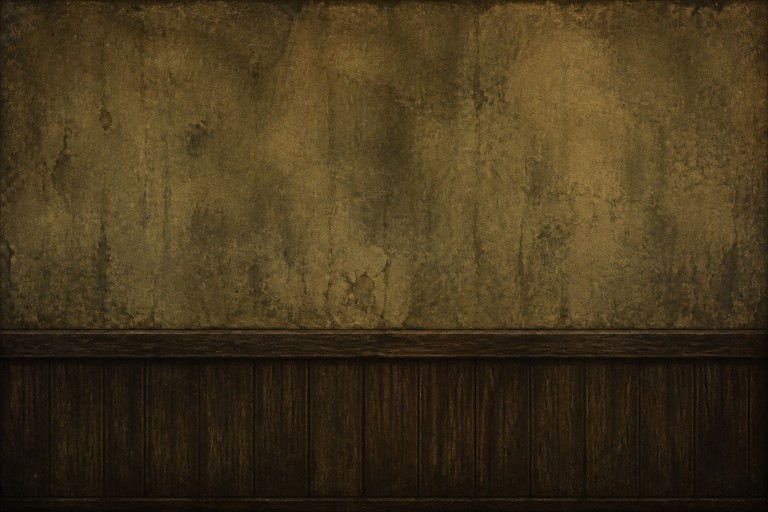
#> input picture ArtSource/Generated/Office/BGEECrampedV09/wall_material_source_v09.png, 1536 x 1024 px (shown at 1/2 size)
$ python -i generate_office_cramped_bgee_v09.py   (imports and definitions only)
#> lines starting #> are read from the running program, lines starting #| are printed output that depends on the picture
"""Build the reference-locked V09 cramped detective-office architecture.

Image generation supplies only flat material sources.  Every floor, wall and
door-frame pixel is projected here so a generative pass cannot change the
camera, invent another room, or move the sole entrance.
"""

from __future__ import annotations

import json
from pathlib import Path

import numpy as np
from PIL import Image, ImageDraw, ImageFilter

import office_room_plan as rp


ROOT = Path(__file__).resolve().parents[2]
SOURCE = ROOT / "ArtSource/Generated/Office/BGEECrampedV09"
OUT = SOURCE / "office_cramped_plate_v09.png"
GRAYBOX = SOURCE / "office_cramped_graybox_v09.png"
ARCHITECTURE_MASK = SOURCE / "office_cramped_architecture_mask_v09.png"
METRICS = SOURCE / "office_cramped_metrics_v09.json"
GEOMETRY = SOURCE / "office_v09_geometry.json"
FLOOR_SOURCE = SOURCE / "floor_material_source_v09.png"
WALL_SOURCE = SOURCE / "wall_material_source_v09.png"

# [1 line that did not run here, left out]
DOOR_CENTER_A = 0.180
# [1 line that did not run here, left out]
# [1 line that did not run here, left out]
# [1 line that did not run here, left out]
# [1 line that did not run here, left out]
# [1 line that did not run here, left out]


def _soft_source(path: Path, width: int = 640) -> np.ndarray:
#> called with width = 640
    image = Image.open(path).convert("RGB")
#> image is the input picture: PIL image 1536x1024 RGB; mean R, G, B 69.7, 55.1, 28.7
    height = max(1, round(image.height * width / image.width))
#> height = 427
    image = image.resize((width, height), Image.Resampling.LANCZOS)
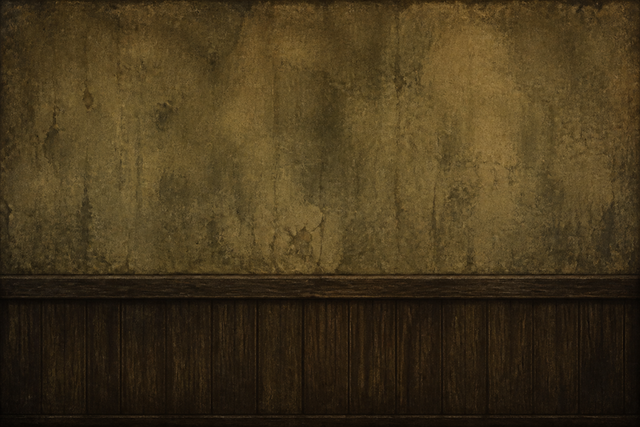
#> image: PIL image 640x427 RGB; mean R, G, B 69.7, 55.1, 28.7
    image = image.filter(ImageFilter.GaussianBlur(0.35))
    return np.asarray(image, dtype=np.float32)


def _mirror(value: np.ndarray) -> np.ndarray:
    phase = np.mod(value, 2.0)
    return np.where(phase <= 1.0, phase, 2.0 - phase)


# [222 lines left out: functions _bilinear, _plan_arrays, _paint_floor, _paint_wall, _draw_floor_seams, _cutaway_segment and 4 more, not called in this run]


# [2 lines not run here, left out]

>>> result = _soft_source('../Generated/Office/BGEECrampedV09/wall_material_source_v09.png')

$ run again, on ArtSource/Generated/UI/Dialogue/dialogue_outer_frame_overlay_v09_edit_from_gen.jpg
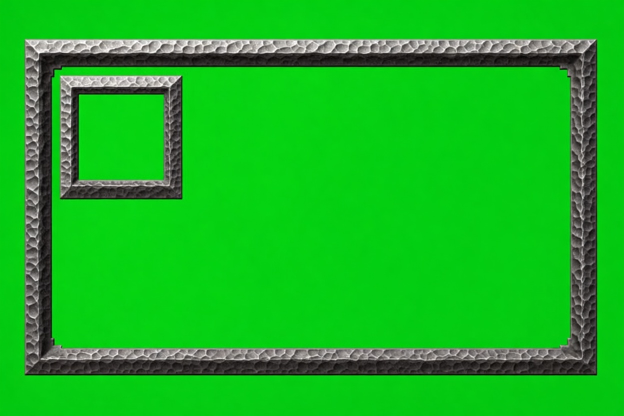
#> input picture ArtSource/Generated/UI/Dialogue/dialogue_outer_frame_overlay_v09_edit_from_gen.jpg, 1248 x 832 px (shown at 1/2 size)
#> in _soft_source, image is the input picture: PIL image 1248x832 RGB; mean R, G, B 22.4, 181.7, 31.7
#> in _soft_source, `image = image.resize((width, height), Image.Resampling.LANCZOS)`:
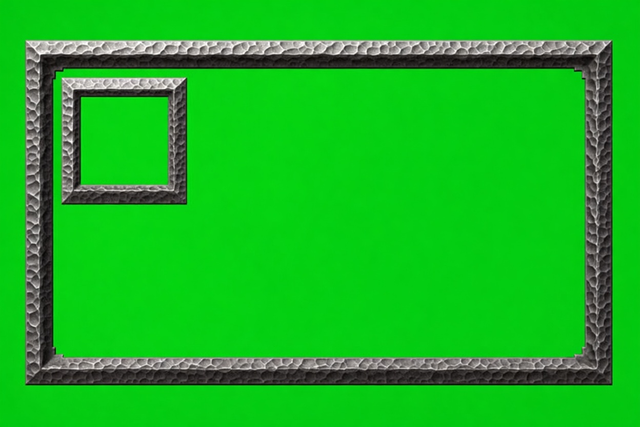
#> image: PIL image 640x427 RGB; mean R, G, B 22.4, 181.7, 31.7

$ run again, on ArtSource/Generated/Areas/city_civic_records.lm_review.png
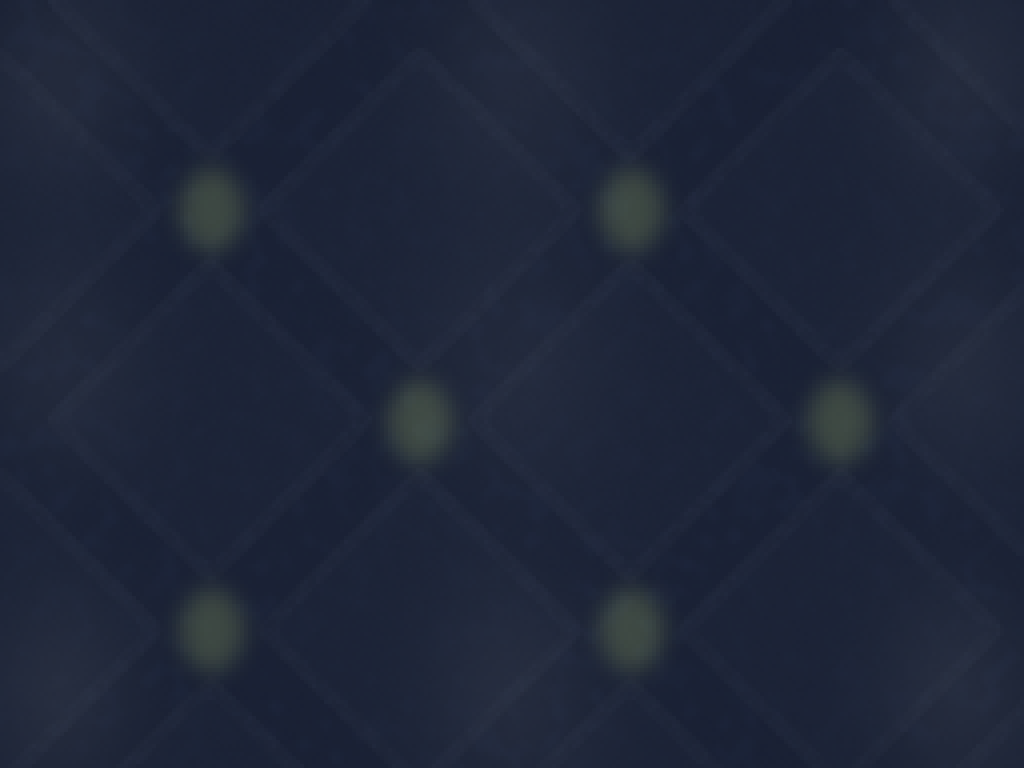
#> input picture ArtSource/Generated/Areas/city_civic_records.lm_review.png, 1024 x 768 px
#> in _soft_source, image is the input picture: PIL image 1024x768 RGB; mean R, G, B 31.2, 38.6, 57.1
#> image: PIL image 640x480 RGB
#> in _soft_source, `return np.asarray(image, dtype=np.float32)`:
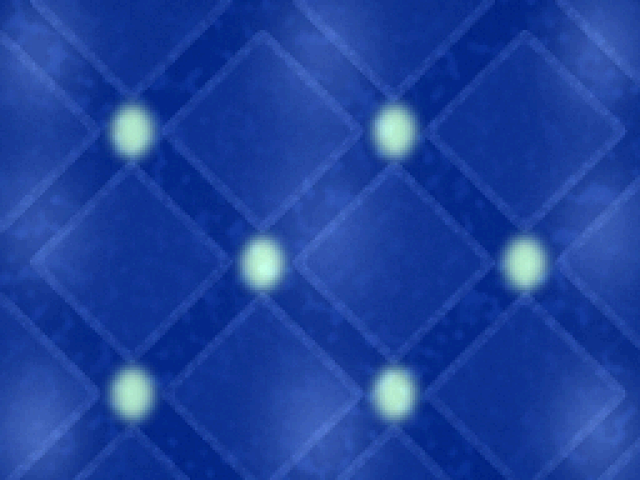
#> returned value: shape (480, 640, 3) float32; mean of channels 0, 1, 2 31.2, 38.6, 57.1; drawn with min black and max white
